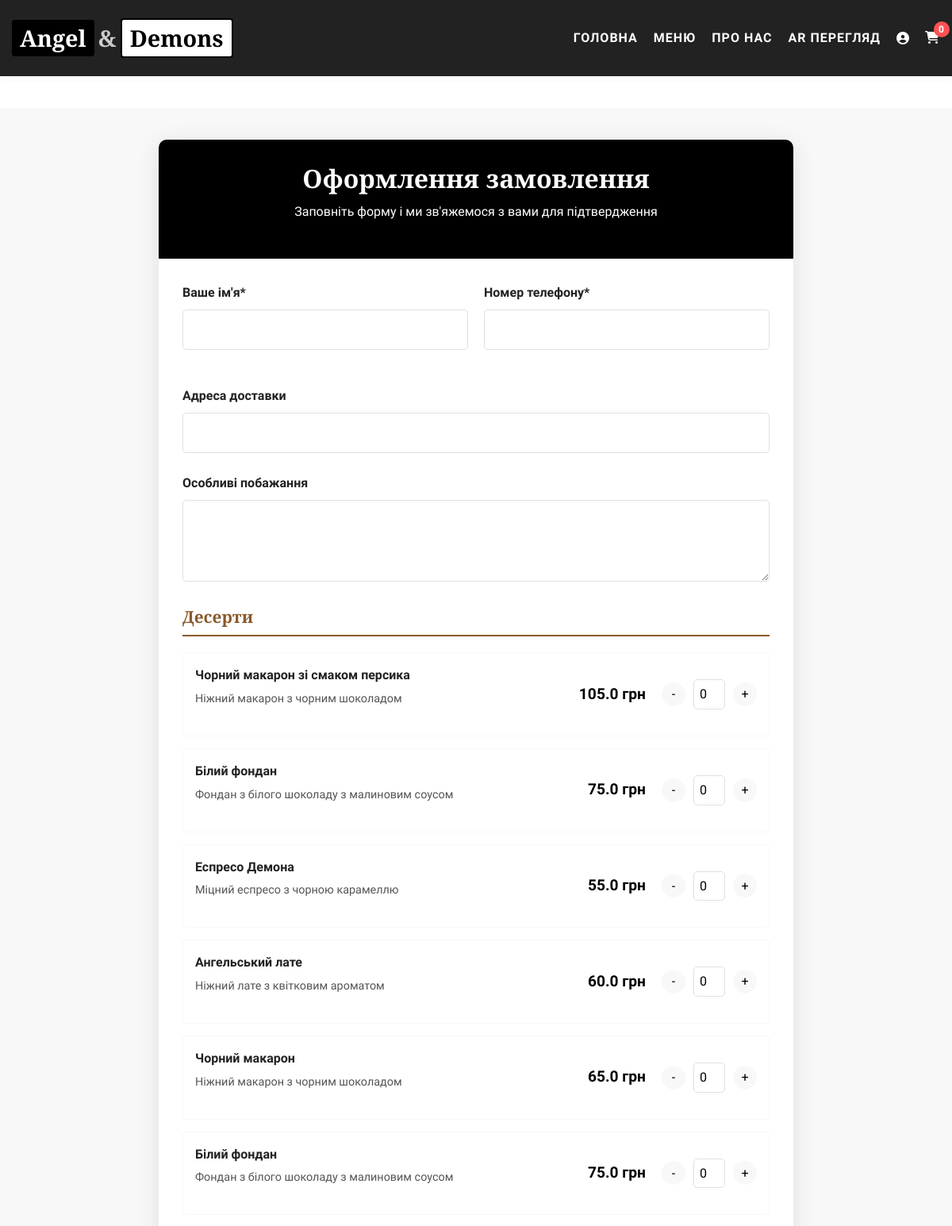
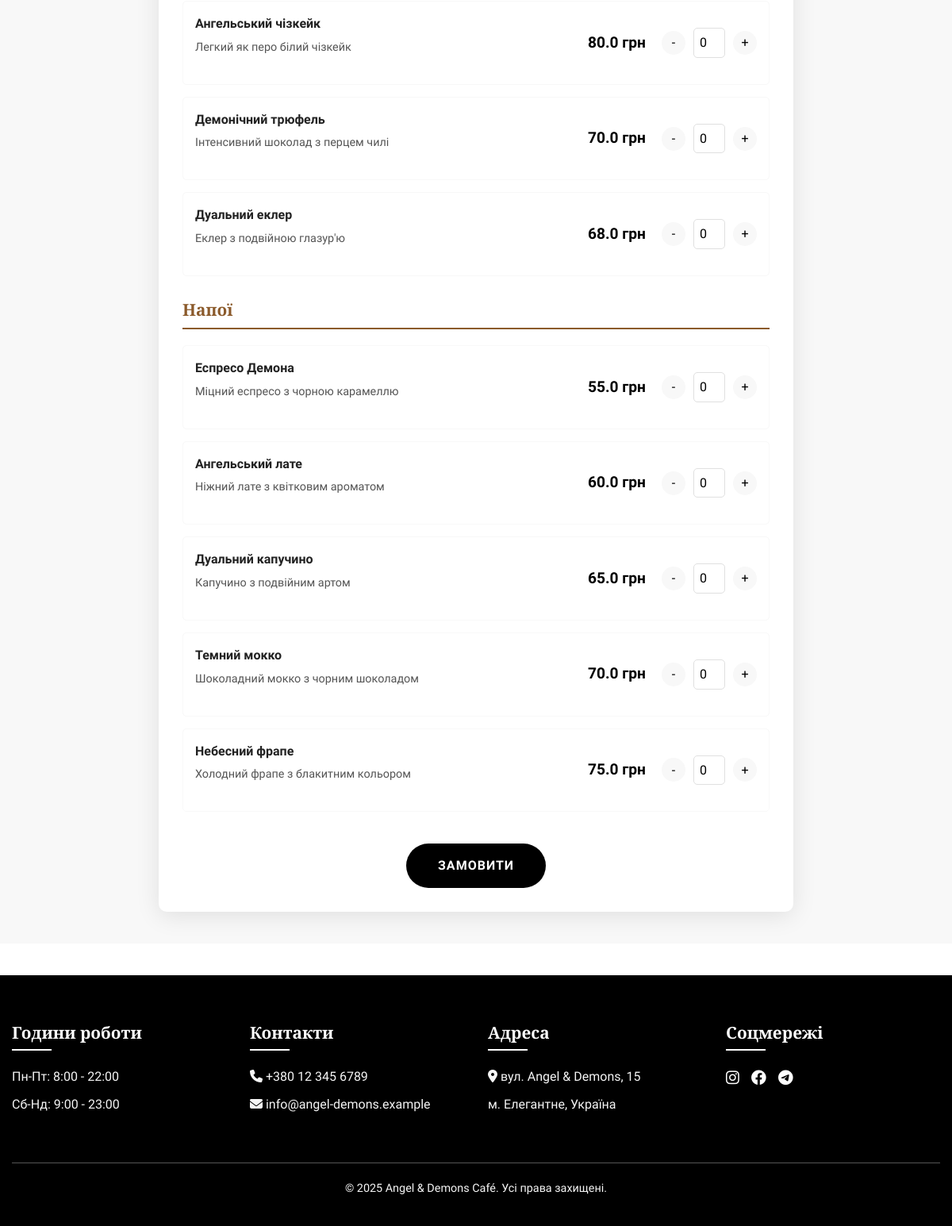
The app's page /order (signed in) with its own data (2 pictures, top to bottom).
### tables this page shows
CREATE TABLE menu_items
                 (id INTEGER PRIMARY KEY AUTOINCREMENT,
                  category_id INTEGER NOT NULL,
                  name TEXT NOT NULL,
                  description TEXT,
                  price REAL NOT NULL, image_name TEXT,
                  FOREIGN KEY (category_id) REFERENCES categories (id));

### app.py (the view)
@app.route('/order', methods=['GET', 'POST'])
@login_required
def order():
    if request.method == 'POST':
        name = request.form.get('name')
        phone = request.form.get('phone')
        address = request.form.get('address', '')
        notes = request.form.get('notes', '')
        order_date = datetime.now().strftime("%Y-%m-%d %H:%M:%S")
        items = []
        total = 0
        conn = get_db()
        try:
            for key, value in request.form.items():
                if key.startswith('quantity-') and int(value) > 0:
                    item_id = key.replace('quantity-', '')
                    quantity = int(value)
                    item = conn.execute(
                        "SELECT id, name, price FROM menu_items WHERE id = ?",
                        (item_id,)
                    ).fetchone()
                    if item:
                        items.append({
                            'id': item['id'],
                            'name': item['name'],
                            'price': item['price'],
                            'quantity': quantity
                        })
                        total += item['price'] * quantity
            if items:
                cursor = conn.cursor()
                cursor.execute(
                    """INSERT INTO orders
                    (customer_name, phone, address, notes, total, order_date, user_id)
                    VALUES (?, ?, ?, ?, ?, ?, ?)""",
                    (name, phone, address, notes, total, order_date, session['user_id'])
                )
                order_id = cursor.lastrowid
                for item in items:
                    cursor.execute(
                        """INSERT INTO order_items
                        (order_id, item_id, item_name, item_price, quantity)
                        VALUES (?, ?, ?, ?, ?)""",
                        (order_id, item['id'], item['name'], item['price'], item['quantity'])
                    )
                conn.commit()
                order_data = {
                    'name': name,
                    'phone': phone,
                    'address': address,
                    'notes': notes,
                    'order_date': order_date,
                    'items': items,
                    'total': total
                }
                Thread(target=send_telegram_notification, args=(order_data,)).start()
                flash('Ваше замовлення прийнято! Очікуйте дзвінка для підтвердження.', 'success')
                return redirect(url_for('order_confirmation'))
        except Exception as e:
            conn.rollback()
            flash('Сталася помилка при обробці замовлення. Спробуйте ще раз.', 'error')
            print(f"Database error: {e}")
        finally:
            conn.close()
    else:
        menu = get_menu()
        return render_template('order.html', menu=menu)

### app.py (called while the page is built)
def get_db():
    conn = sqlite3.connect('cafe.db')
    conn.row_factory = sqlite3.Row
    return conn

def get_menu():
    conn = get_db()
    menu = {}
    categories = conn.execute("SELECT * FROM categories").fetchall()
    for category in categories:
        items = conn.execute(
            "SELECT id, name, description, price, COALESCE(image_name, 'default.jpg') as image_name FROM menu_items WHERE category_id = ?",
            (category['id'],)
        ).fetchall()
        menu[category['name']] = items
    conn.close()
    return menu

@login_manager.user_loader
@login_manager.user_loader
def load_user(user_id):
    conn = get_db()
    user_data = conn.execute('SELECT id, is_admin FROM users WHERE id = ?', (user_id,)).fetchone()
    conn.close()
    if user_data:
        return User(id=user_data['id'], is_admin=user_data['is_admin'])
    return None

def login_required(f):
    @wraps(f)
    def decorated_function(*args, **kwargs):
        if not current_user.is_authenticated:
            flash('Будь ласка, увійдіть для доступу до цієї сторінки', 'warning')
            return redirect(url_for('login', next=request.url))
        return f(*args, **kwargs)
    return decorated_function

### templates/order.html (shortened to what this page needs)
{% extends "base.html" %}
{% block content %}
<section class="order-section">
  <div class="order-container">
    <div class="order-header">
      <h1>Оформлення замовлення</h1>
      <p>Заповніть форму і ми зв'яжемося з вами для підтвердження</p>
    </div>
    <form method="POST" action="{{ url_for('order') }}" class="order-form">
      <div class="form-row">
        <div class="form-group">
          <label for="name">Ваше ім'я*</label>
          <input type="text" id="name" name="name" required>
        </div>
        <div class="form-group">
          <label for="phone">Номер телефону*</label>
          <input type="tel" id="phone" name="phone" required>
        </div>
      </div>
      <div class="form-group">
        <label for="address">Адреса доставки</label>
        <input type="text" id="address" name="address">
      </div>
      <div class="form-group">
        <label for="notes">Особливі побажання</label>
        <textarea id="notes" name="notes" rows="3"></textarea>
      </div>
      <div class="menu-category">
        <h3 class="category-title">Десерти</h3>
        <div class="menu-items">
          {% for item in menu['Десерти'] %}
          <div class="menu-item-card">
            <div class="item-info">
              <div class="item-name">{{ item['name'] }}</div>
              <div class="item-description">{{ item['description'] }}</div>
            </div>
            <div class="item-price">{{ item['price'] }} грн</div>
            <div class="item-quantity">
              <button type="button" class="quantity-btn minus">-</button>
              <input type="number" name="quantity-{{ item['id'] }}" value="0" min="0" class="quantity-input">
              <button type="button" class="quantity-btn plus">+</button>
            </div>
          </div>
          {% endfor %}
        </div>
      </div>
      <div class="menu-category">
        <h3 class="category-title">Напої</h3>
        <div class="menu-items">
          {% for item in menu['Напої'] %}
          <div class="menu-item-card">
            <div class="item-info">
              <div class="item-name">{{ item['name'] }}</div>
              <div class="item-description">{{ item['description'] }}</div>
            </div>
            <div class="item-price">{{ item['price'] }} грн</div>
            <div class="item-quantity">
              <button type="button" class="quantity-btn minus">-</button>
              <input type="number" name="quantity-{{ item['id'] }}" value="0" min="0" class="quantity-input">
              <button type="button" class="quantity-btn plus">+</button>
            </div>
          </div>
          {% endfor %}
        </div>
      </div>
      <div class="submit-btn-container">
        <button type="submit" class="submit-btn">Замовити</button>
      </div>
    </form>
  </div>
</section>
{% endblock %}

### templates/base.html (style rules this page uses)
body { margin: 0; font-family: 'Raleway', sans-serif; }

### records on screen
menu_items: name "Чорний макарон зі смаком персика", description "Ніжний макарон з чорним шоколадом", price "105.0"
menu_items: name "Білий фондан", description "Фондан з білого шоколаду з малиновим соусом", price "75.0"
menu_items: name "Еспресо Демона", description "Міцний еспресо з чорною карамеллю", price "55.0"
menu_items: name "Ангельський лате", description "Ніжний лате з квітковим ароматом", price "60.0"
menu_items: name "Чорний макарон", description "Ніжний макарон з чорним шоколадом", price "65.0"
menu_items: name "Білий фондан", description "Фондан з білого шоколаду з малиновим соусом", price "75.0"
menu_items: name "Ангельський чізкейк", description "Легкий як перо білий чізкейк", price "80.0"
menu_items: name "Демонічний трюфель", description "Інтенсивний шоколад з перцем чилі", price "70.0"
menu_items: name "Дуальний еклер", description "Еклер з подвійною глазур'ю", price "68.0"
menu_items: name "Еспресо Демона", description "Міцний еспресо з чорною карамеллю", price "55.0"
menu_items: name "Ангельський лате", description "Ніжний лате з квітковим ароматом", price "60.0"
menu_items: name "Дуальний капучино", description "Капучино з подвійним артом", price "65.0"
menu_items: name "Темний мокко", description "Шоколадний мокко з чорним шоколадом", price "70.0"
menu_items: name "Небесний фрапе", description "Холодний фрапе з блакитним кольором", price "75.0"
